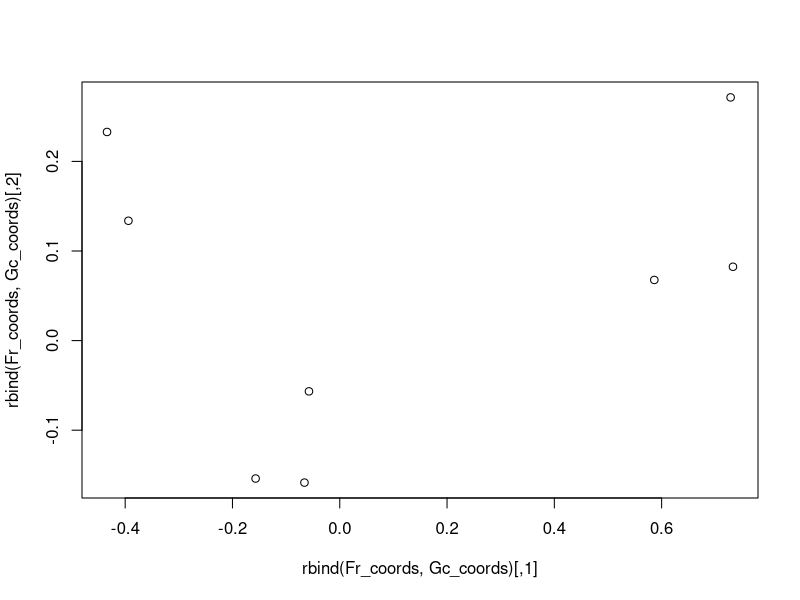

Source code (R): (Note: this script raises an error after producing the figure.)
# Multivariate Analysis Section B: Correspondence Analysis 
# 21 July 2026 
# Isabella Lethbridge 

#-------------------------------------------------------------------------------
# Setup
ratings = structure(
  c(
    50, 30, 10, 1, 60, 80, 40, 2,
    40, 60, 20, 1, 10, 30, 50, 4),
  dim = c(4L, 4L),
  dimnames = list(
    c("High School", "Bachelor's", "Master's", "Doctorate"),
    c("Action", "Drama", "Comedy", "Documentary"))
)

# Question 1
# Calculate row and column profiles:
P = ratings/sum(ratings)

r = apply(P,1,sum)
c = apply(P,2,sum)

Dr = diag(r)
Dc = diag(c)

rp = solve(Dr)%*%P
cp = solve(Dc)%*%t(P)

round(rp,4)
round(cp,4)

# Question 2
# Compute chi-squared distance between row and column profiles:
weighted_rp = rp%*%diag(1/sqrt(c))
weighted_cp = cp%*%diag(1/sqrt(r))

dist_r = as.matrix(dist(weighted_rp))
dist_c = as.matrix(dist(weighted_cp))

rownames(dist_r) = colnames(cp)
colnames(dist_r) = colnames(cp)
rownames(dist_c) = colnames(rp)
colnames(dist_c) = colnames(rp)

round(dist_r,2)
round(dist_c,2)

# Question 3
P_hat = P - r%*%t(c)
S     = solve(sqrt(Dr))%*%(P_hat)%*%solve(sqrt(Dc))

rownames(S) = rownames(P)
colnames(S) = colnames(P)

round(S,4)

# High School + Action
# High School + Documentary

# Question 4
# Calculate principal row and principal column coordinates:
svdS   = svd(S)
U      = as.matrix(svdS$u)
V      = as.matrix(svdS$v)
lambda = diag(svdS$d)

Fr = solve(sqrt(Dr))%*%U%*%lambda
Gc = solve(sqrt(Dc))%*%V%*%lambda

rownames(Fr) = rownames(P)
rownames(Gc) = colnames(P)

round(Fr,4)
round(Gc,4)

Fr_coords = Fr[,1:2]
Gc_coords = Gc[,1:2]

plot(rbind(Fr_coords,Gc_coords))

# Question 5
summary(ca(ratings))

# Dimension 1 represents approximately 88% of the total inertia.
# High School, Bachelors and Masters are perfectly represented in the first 2 
# dimensions, as well as Action and Documentary.
# Doctorate, Drama and Comedy are represented well in the first 2 dimensions 
# with a small portion being captured by the third dimension. 
# Dimension 1 explains majority of High School, Masters and Doctorate, while 
# dimension 2 explains majority of Bachelors. 
# Dimension 1 explains majority of Action and Documentary with Drama and Comedy
# split evenly between dimensions 1 and 2.

# Question 6
# Constrcut PCA biplot:
pca_fit = prcomp(ratings,scale.=TRUE,center=TRUE)
biplot(pca_fit)

# PCA doesn't account for differing number of observations and treats 
# doctorates as outliers due to the small counts in each category.

# Question 7
# Construct a CA plot for someone purely interest in relationship between 
# education levels (rows)
plot(ca(ratings),
     contrib='absolute',
     mass=TRUE,
     map='rowprincipal',
     arrows=c(TRUE,TRUE))

# Question 8
# A row principal biplot would be difficult to interpret visually when there 
# low inertia values.
